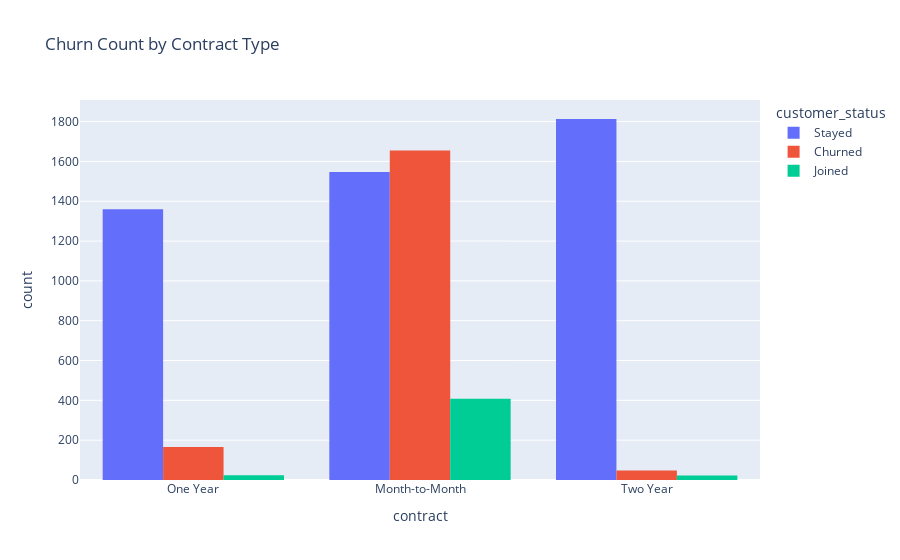

The notebook cell saved with this chart:
### Code cell
fig = px.histogram(df, x='contract', color='customer_status',
                   barmode='group', title='Churn Count by Contract Type')

fig.show()

### Figure 1 — Plotly figure (JSON) as saved in the notebook; plotly's stock layout.template omitted (floating-point values rounded to 4 significant figures; data arrays with more than 128 entries replaced by an {"elided": "..."} marker saying what was removed)
{"data": [{"alignmentgroup": "True", "bingroup": "x", "hovertemplate": "customer_status=Stayed<br>contract=%{x}<br>count=%{y}<extra></extra>", "legendgroup": "Stayed", "marker": {"color": "#636efa", "pattern": {"shape": ""}}, "name": "Stayed", "offsetgroup": "Stayed", "orientation": "v", "showlegend": true, "type": "histogram", "x": {"elided": "4720 str values"}, "xaxis": "x", "yaxis": "y"}, {"alignmentgroup": "True", "bingroup": "x", "hovertemplate": "customer_status=Churned<br>contract=%{x}<br>count=%{y}<extra></extra>", "legendgroup": "Churned", "marker": {"color": "#EF553B", "pattern": {"shape": ""}}, "name": "Churned", "offsetgroup": "Churned", "orientation": "v", "showlegend": true, "type": "histogram", "x": {"elided": "1869 str values"}, "xaxis": "x", "yaxis": "y"}, {"alignmentgroup": "True", "bingroup": "x", "hovertemplate": "customer_status=Joined<br>contract=%{x}<br>count=%{y}<extra></extra>", "legendgroup": "Joined", "marker": {"color": "#00cc96", "pattern": {"shape": ""}}, "name": "Joined", "offsetgroup": "Joined", "orientation": "v", "showlegend": true, "type": "histogram", "x": {"elided": "454 str values"}, "xaxis": "x", "yaxis": "y"}], "layout": {"barmode": "group", "legend": {"title": {"text": "customer_status"}, "tracegroupgap": 0}, "title": {"text": "Churn Count by Contract Type"}, "xaxis": {"anchor": "y", "domain": [0, 1], "title": {"text": "contract"}}, "yaxis": {"anchor": "x", "domain": [0, 1], "title": {"text": "count"}}}}
